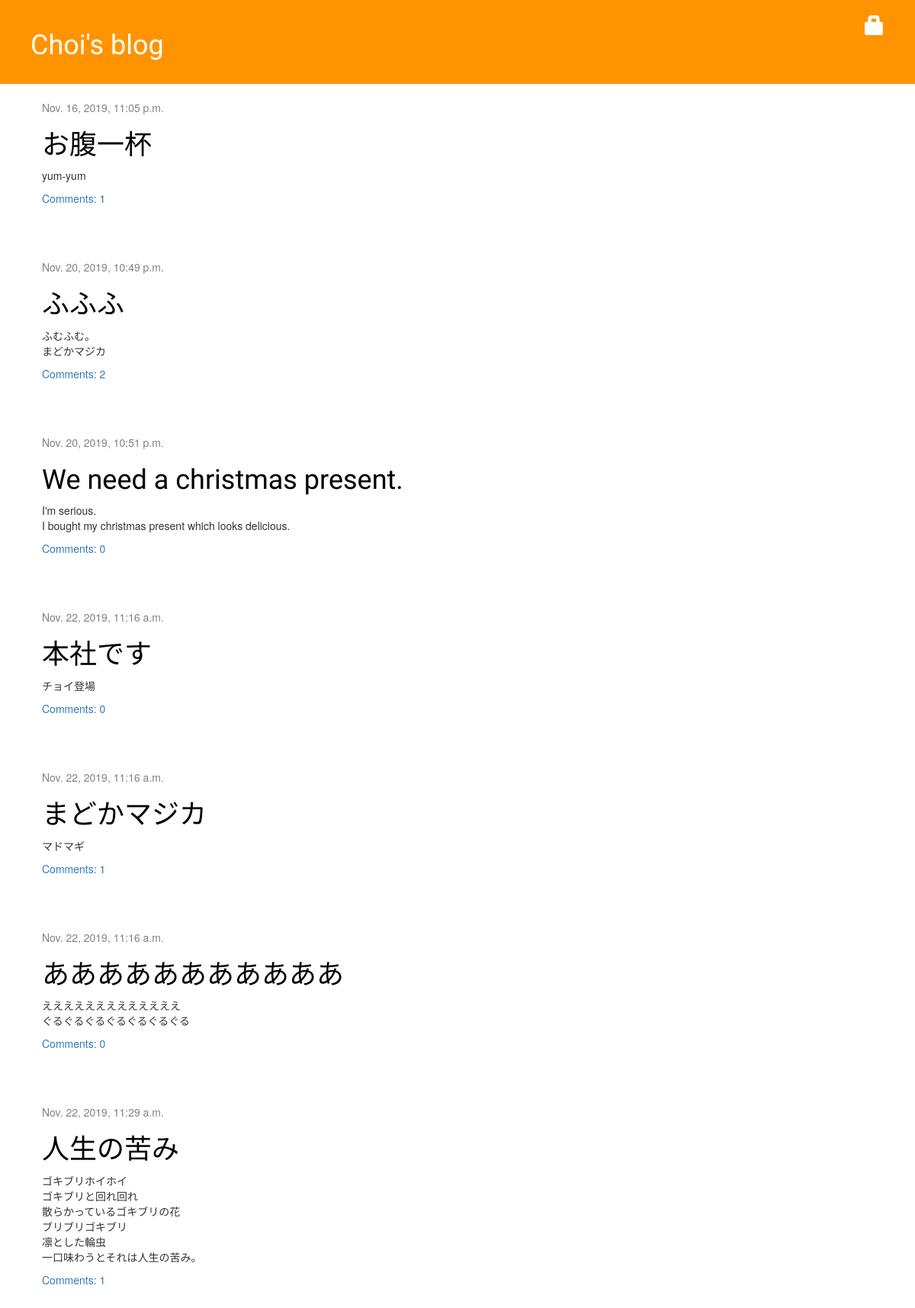
The page / on the database its author committed.
### blog/models.py (models this page shows, shortened)
class Post(models.Model):
    author = models.ForeignKey(settings.AUTH_USER_MODEL, on_delete=models.CASCADE)
    title = models.CharField(max_length=200)
    text = models.TextField()
    created_date = models.DateTimeField(default=timezone.now)
    published_date = models.DateTimeField(blank=True, null=True)
    def approved_comments(self):
        return self.comments.filter(approved_comment=True)

### blog/views.py (the view)
# urls.py: path('', views.post_list, name='post_list'),
def post_list(request):
    posts = Post.objects.filter(published_date__lte=timezone.now()).order_by('published_date')
    return render(request, 'blog/post_list.html', {'posts':posts})

### blog/templates/blog/post_list.html
{% extends 'blog/base.html' %}
{% block content %}
    {% for post in posts %}
        <div class="post">
            <div class="date">
                {{ post.published_date }}
            </div>
            <h1><a href="{% url 'post_detail' pk=post.pk %}">{{ post.title }}</a></h1>
            <p>{{ post.text|linebreaksbr }}</p>
            <a href="{% url 'post_detail' pk=post.pk %}">Comments: {{ post.approved_comments.count }}</a>
        </div>
    {% endfor %}
{% endblock %}

### blog/static/css/blog.css (style rules this page uses)
h1, h2, h3, h4 { font-family: 'Lobster', cursive; }
.date { color: #828282; display: inline; }
.post { margin-bottom: 70px; }
.post h1 a, .post h1 a:visited { color: #000000; }

### rows shown on the page
Post: published_date "Nov. 16, 2019, 11:05 p.m.", title "お腹一杯", text "yum-yum", approved_comments.count "1"
Post: published_date "Nov. 20, 2019, 10:49 p.m.", title "ふふふ", text "ふむふむ。 まどかマジカ", approved_comments.count "2"
Post: published_date "Nov. 20, 2019, 10:51 p.m.", title "We need a christmas present.", text "I'm serious. I bought my christmas present which looks delicious.", approved_comments.count "0"
Post: published_date "Nov. 22, 2019, 11:16 a.m.", title "本社です", text "チョイ登場", approved_comments.count "0"
Post: published_date "Nov. 22, 2019, 11:16 a.m.", title "まどかマジカ", text "マドマギ", approved_comments.count "1"
Post: published_date "Nov. 22, 2019, 11:16 a.m.", title "あああああああああああ", text "えええええええええええええ ぐるぐるぐるぐるぐるぐるぐる", approved_comments.count "0"
Post: published_date "Nov. 22, 2019, 11:29 a.m.", title "人生の苦み", text "ゴキブリホイホイ ゴキブリと回れ回れ 散らかっているゴキブリの花 ブリブリゴキブリ 凛とした輪虫 一口味わうとそれは人生の苦み。", approved_comments.count "1"
